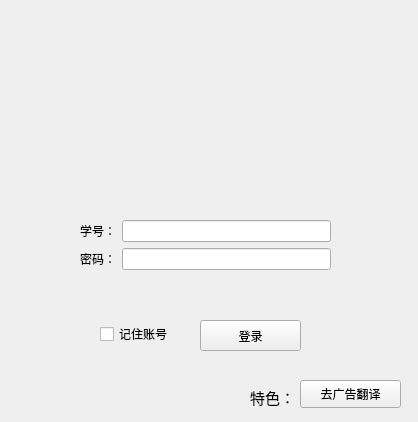
<?xml version="1.0" encoding="UTF-8"?>
<ui version="4.0">
 <class>LogIn</class>
 <widget class="QWidget" name="LogIn">
  <property name="geometry">
   <rect>
    <x>0</x>
    <y>0</y>
    <width>418</width>
    <height>422</height>
   </rect>
  </property>
  <property name="minimumSize">
   <size>
    <width>418</width>
    <height>422</height>
   </size>
  </property>
  <property name="maximumSize">
   <size>
    <width>418</width>
    <height>422</height>
   </size>
  </property>
  <property name="windowTitle">
   <string>料峭春风吹酒醒</string>
  </property>
  <property name="styleSheet">
   <string notr="true"/>
  </property>
  <widget class="QWidget" name="formLayoutWidget">
   <property name="geometry">
    <rect>
     <x>80</x>
     <y>220</y>
     <width>251</width>
     <height>131</height>
    </rect>
   </property>
   <layout class="QFormLayout" name="formLayout">
    <item row="0" column="0">
     <widget class="QLabel" name="LBnumber">
      <property name="text">
       <string>学号：</string>
      </property>
     </widget>
    </item>
    <item row="0" column="1">
     <widget class="QLineEdit" name="NumberLE"/>
    </item>
    <item row="1" column="0">
     <widget class="QLabel" name="LBpassword">
      <property name="text">
       <string>密码：</string>
      </property>
     </widget>
    </item>
    <item row="1" column="1">
     <widget class="QLineEdit" name="PasswordLE">
      <property name="text">
       <string/>
      </property>
      <property name="echoMode">
       <enum>QLineEdit::PasswordEchoOnEdit</enum>
      </property>
     </widget>
    </item>
   </layout>
  </widget>
  <widget class="QLabel" name="LBclass">
   <property name="geometry">
    <rect>
     <x>30</x>
     <y>60</y>
     <width>361</width>
     <height>91</height>
    </rect>
   </property>
   <property name="autoFillBackground">
    <bool>false</bool>
   </property>
   <property name="styleSheet">
    <string notr="true">image: url(:/Sources/photo1.gif);</string>
   </property>
   <property name="text">
    <string/>
   </property>
  </widget>
  <widget class="QPushButton" name="loginBtn">
   <property name="geometry">
    <rect>
     <x>200</x>
     <y>320</y>
     <width>101</width>
     <height>31</height>
    </rect>
   </property>
   <property name="text">
    <string>登录</string>
   </property>
  </widget>
  <widget class="QCheckBox" name="RememberPd">
   <property name="geometry">
    <rect>
     <x>100</x>
     <y>320</y>
     <width>89</width>
     <height>28</height>
    </rect>
   </property>
   <property name="text">
    <string>记住账号</string>
   </property>
  </widget>
  <widget class="QPushButton" name="pushButton">
   <property name="geometry">
    <rect>
     <x>300</x>
     <y>380</y>
     <width>101</width>
     <height>28</height>
    </rect>
   </property>
   <property name="text">
    <string>去广告翻译</string>
   </property>
  </widget>
  <widget class="QLabel" name="label">
   <property name="geometry">
    <rect>
     <x>250</x>
     <y>386</y>
     <width>41</width>
     <height>21</height>
    </rect>
   </property>
   <property name="text">
    <string>&lt;html&gt;&lt;head/&gt;&lt;body&gt;&lt;p&gt;&lt;span style=&quot; font-size:11pt;&quot;&gt;特色：&lt;/span&gt;&lt;/p&gt;&lt;/body&gt;&lt;/html&gt;</string>
   </property>
  </widget>
 </widget>
 <resources/>
 <connections/>
</ui>
